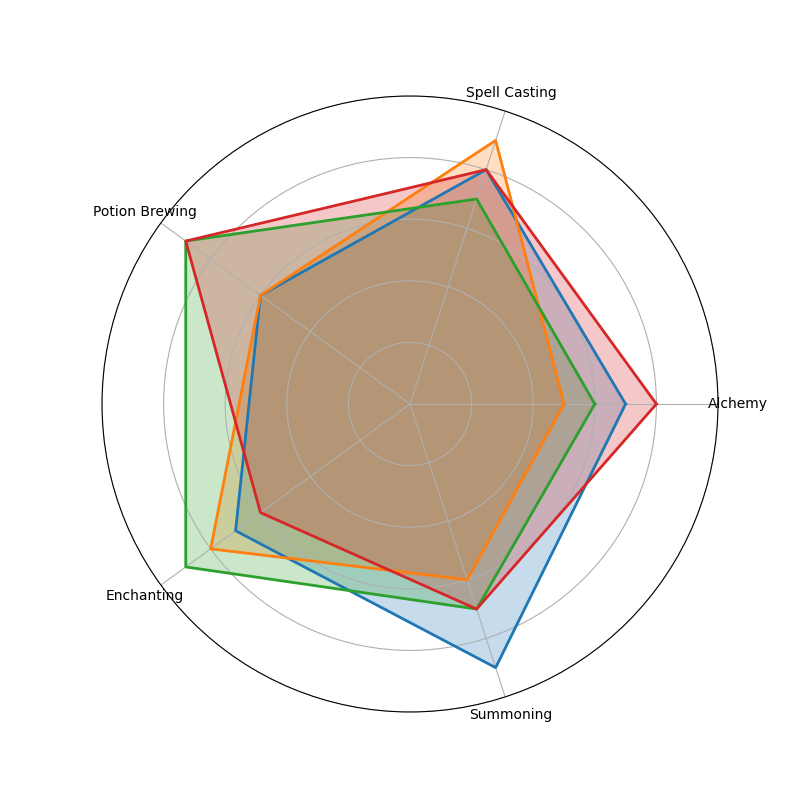

Reproduce this figure in Python.
import matplotlib.pyplot as plt
import numpy as np

categories = ['Alchemy', 'Spell Casting', 'Potion Brewing', 'Enchanting', 'Summoning']
N = len(categories)

wizard_factions = {
    'Elemental Guild': [7, 8, 6, 7, 9],  # Altered values
    'Mystic Union': [5, 9, 6, 8, 6],     # Altered values
    'Arcane Brotherhood': [6, 7, 9, 9, 7], # Altered values
    'Ethereal Domain': [8, 8, 9, 6, 7]  # Altered values
}

data = {name: np.array(values + [values[0]]) for name, values in wizard_factions.items()}

angles = np.linspace(0, 2 * np.pi, N, endpoint=False).tolist()
angles += angles[:1]

colors = ['#1f77b4', '#ff7f0e', '#2ca02c', '#d62728']

fig, ax = plt.subplots(figsize=(8, 8), subplot_kw=dict(polar=True))

for (name, values), color in zip(data.items(), colors):
    ax.fill(angles, values, color=color, alpha=0.25)
    ax.plot(angles, values, color=color, linewidth=2)

ax.set_xticks(angles[:-1])
ax.set_xticklabels(categories, fontsize=10)
ax.set_yticklabels([])
ax.set_ylim(0, 10)

plt.show()
